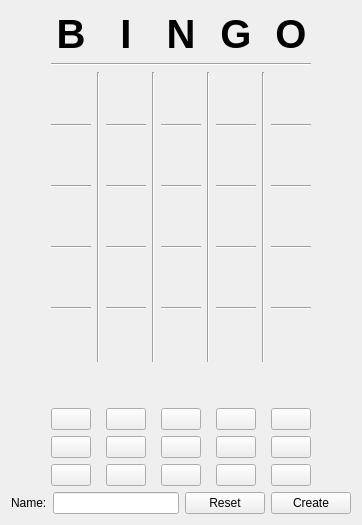
     <widget class="QWidget" name="tab_2">
      <attribute name="title">
       <string>Create Instance</string>
      </attribute>
      <layout class="QGridLayout" name="gridLayout_3">
       <item row="0" column="0">
        <layout class="QGridLayout" name="gridLayout_2">
         <item row="6" column="7">
          <widget class="QLabel" name="label_g3">
           <property name="font">
            <font>
             <pointsize>30</pointsize>
             <weight>50</weight>
             <bold>false</bold>
            </font>
           </property>
           <property name="text">
            <string/>
           </property>
           <property name="alignment">
            <set>Qt::AlignCenter</set>
           </property>
          </widget>
         </item>
         <item row="3" column="5">
          <widget class="Line" name="line_8">
           <property name="orientation">
            <enum>Qt::Horizontal</enum>
           </property>
          </widget>
         </item>
         <item row="4" column="10">
          <spacer name="horizontalSpacer_2">
           <property name="orientation">
            <enum>Qt::Horizontal</enum>
           </property>
           <property name="sizeHint" stdset="0">
            <size>
             <width>40</width>
             <height>20</height>
            </size>
           </property>
          </spacer>
         </item>
         <item row="2" column="1">
          <widget class="QLabel" name="label_b1">
           <property name="font">
            <font>
             <pointsize>30</pointsize>
             <weight>50</weight>
             <bold>false</bold>
            </font>
           </property>
           <property name="text">
            <string/>
           </property>
           <property name="alignment">
            <set>Qt::AlignCenter</set>
           </property>
          </widget>
         </item>
         <item row="4" column="3">
          <widget class="QLabel" name="label_i2">
           <property name="font">
            <font>
             <pointsize>30</pointsize>
             <weight>50</weight>
             <bold>false</bold>
            </font>
           </property>
           <property name="text">
            <string/>
           </property>
           <property name="alignment">
            <set>Qt::AlignCenter</set>
           </property>
          </widget>
         </item>
         <item row="8" column="9">
          <widget class="QLabel" name="label_o4">
           <property name="font">
            <font>
             <pointsize>30</pointsize>
             <weight>50</weight>
             <bold>false</bold>
            </font>
           </property>
           <property name="text">
            <string/>
           </property>
           <property name="alignment">
            <set>Qt::AlignCenter</set>
           </property>
          </widget>
         </item>
         <item row="10" column="7">
          <widget class="QLabel" name="label_g5">
           <property name="font">
            <font>
             <pointsize>30</pointsize>
             <weight>50</weight>
             <bold>false</bold>
            </font>
           </property>
           <property name="text">
            <string/>
           </property>
           <property name="alignment">
            <set>Qt::AlignCenter</set>
           </property>
          </widget>
         </item>
         <item row="12" column="7">
          <widget class="QPushButton" name="btn4">
           <property name="text">
            <string/>
           </property>
          </widget>
         </item>
         <item row="12" column="3">
          <widget class="QPushButton" name="btn2">
           <property name="text">
            <string/>
           </property>
          </widget>
         </item>
         <item row="4" column="5">
          <widget class="QLabel" name="label_n2">
           <property name="font">
            <font>
             <pointsize>30</pointsize>
             <weight>50</weight>
             <bold>false</bold>
            </font>
           </property>
           <property name="text">
            <string/>
           </property>
           <property name="alignment">
            <set>Qt::AlignCenter</set>
           </property>
          </widget>
         </item>
         <item row="11" column="1">
          <spacer name="verticalSpacer">
           <property name="orientation">
            <enum>Qt::Vertical</enum>
           </property>
           <property name="sizeHint" stdset="0">
            <size>
             <width>20</width>
             <height>40</height>
            </size>
           </property>
          </spacer>
         </item>
         <item row="5" column="5">
          <widget class="Line" name="line_13">
           <property name="orientation">
            <enum>Qt::Horizontal</enum>
           </property>
          </widget>
         </item>
         <item row="10" column="1">
          <widget class="QLabel" name="label_b5">
           <property name="font">
            <font>
             <pointsize>30</pointsize>
             <weight>50</weight>
             <bold>false</bold>
            </font>
           </property>
           <property name="text">
            <string/>
           </property>
           <property name="alignment">
            <set>Qt::AlignCenter</set>
           </property>
          </widget>
         </item>
         <item row="14" column="9">
          <widget class="QPushButton" name="btn15">
           <property name="text">
            <string/>
           </property>
          </widget>
         </item>
         <item row="13" column="3">
          <widget class="QPushButton" name="btn7">
           <property name="text">
            <string/>
           </property>
          </widget>
         </item>
         <item row="14" column="1">
          <widget class="QPushButton" name="btn11">
           <property name="text">
            <string/>
           </property>
          </widget>
         </item>
         <item row="0" column="7">
          <widget class="QLabel" name="label_4">
           <property name="font">
            <font>
             <pointsize>30</pointsize>
             <weight>75</weight>
             <bold>true</bold>
            </font>
           </property>
           <property name="text">
            <string>G</string>
           </property>
           <property name="alignment">
            <set>Qt::AlignCenter</set>
           </property>
          </widget>
         </item>
         <item row="10" column="9">
          <widget class="QLabel" name="label_o5">
           <property name="font">
            <font>
             <pointsize>30</pointsize>
             <weight>50</weight>
             <bold>false</bold>
            </font>
           </property>
           <property name="text">
            <string/>
           </property>
           <property name="alignment">
            <set>Qt::AlignCenter</set>
           </property>
          </widget>
         </item>
         <item row="13" column="5">
          <widget class="QPushButton" name="btn8">
           <property name="text">
            <string/>
           </property>
          </widget>
         </item>
         <item row="5" column="7">
          <widget class="Line" name="line_14">
           <property name="orientation">
            <enum>Qt::Horizontal</enum>
           </property>
          </widget>
         </item>
         <item row="14" column="7">
          <widget class="QPushButton" name="btn14">
           <property name="text">
            <string/>
           </property>
          </widget>
         </item>
         <item row="4" column="9">
          <widget class="QLabel" name="label_o2">
           <property name="font">
            <font>
             <pointsize>30</pointsize>
             <weight>50</weight>
             <bold>false</bold>
            </font>
           </property>
           <property name="text">
            <string/>
           </property>
           <property name="alignment">
            <set>Qt::AlignCenter</set>
           </property>
          </widget>
         </item>
         <item row="4" column="7">
          <widget class="QLabel" name="label_g2">
           <property name="font">
            <font>
             <pointsize>30</pointsize>
             <weight>50</weight>
             <bold>false</bold>
            </font>
           </property>
           <property name="text">
            <string/>
           </property>
           <property name="alignment">
            <set>Qt::AlignCenter</set>
           </property>
          </widget>
         </item>
         <item row="7" column="3">
          <widget class="Line" name="line_17">
           <property name="orientation">
            <enum>Qt::Horizontal</enum>
           </property>
          </widget>
         </item>
         <item row="0" column="9">
          <widget class="QLabel" name="label_5">
           <property name="font">
            <font>
             <pointsize>30</pointsize>
             <weight>75</weight>
             <bold>true</bold>
            </font>
           </property>
           <property name="text">
            <string>O</string>
           </property>
           <property name="alignment">
            <set>Qt::AlignCenter</set>
           </property>
          </widget>
         </item>
         <item row="4" column="1">
          <widget class="QLabel" name="label_b2">
           <property name="font">
            <font>
             <pointsize>30</pointsize>
             <weight>50</weight>
             <bold>false</bold>
            </font>
           </property>
           <property name="text">
            <string/>
           </property>
           <property name="alignment">
            <set>Qt::AlignCenter</set>
           </property>
          </widget>
         </item>
         <item row="6" column="5">
          <widget class="QLabel" name="label_n3">
           <property name="font">
            <font>
             <pointsize>30</pointsize>
             <weight>50</weight>
             <bold>false</bold>
            </font>
           </property>
           <property name="text">
            <string/>
           </property>
           <property name="alignment">
            <set>Qt::AlignCenter</set>
           </property>
          </widget>
         </item>
         <item row="12" column="5">
          <widget class="QPushButton" name="btn3">
           <property name="text">
            <string/>
           </property>
          </widget>
         </item>
         <item row="2" column="3">
          <widget class="QLabel" name="label_i1">
           <property name="font">
            <font>
             <pointsize>30</pointsize>
             <weight>50</weight>
             <bold>false</bold>
            </font>
           </property>
           <property name="text">
            <string/>
           </property>
           <property name="alignment">
            <set>Qt::AlignCenter</set>
           </property>
          </widget>
         </item>
         <item row="7" column="7">
          <widget class="Line" name="line_19">
           <property name="orientation">
            <enum>Qt::Horizontal</enum>
           </property>
          </widget>
         </item>
         <item row="2" column="4" rowspan="9">
          <widget class="Line" name="line_3">
           <property name="orientation">
            <enum>Qt::Vertical</enum>
           </property>
          </widget>
         </item>
         <item row="2" column="9">
          <widget class="QLabel" name="label_o1">
           <property name="font">
            <font>
             <pointsize>30</pointsize>
             <weight>50</weight>
             <bold>false</bold>
            </font>
           </property>
           <property name="text">
            <string/>
           </property>
           <property name="alignment">
            <set>Qt::AlignCenter</set>
           </property>
          </widget>
         </item>
         <item row="10" column="3">
          <widget class="QLabel" name="label_i5">
           <property name="font">
            <font>
             <pointsize>30</pointsize>
             <weight>50</weight>
             <bold>false</bold>
            </font>
           </property>
           <property name="text">
            <string/>
           </property>
           <property name="alignment">
            <set>Qt::AlignCenter</set>
           </property>
          </widget>
         </item>
         <item row="6" column="1">
          <widget class="QLabel" name="label_b3">
           <property name="font">
            <font>
             <pointsize>30</pointsize>
             <weight>50</weight>
             <bold>false</bold>
            </font>
           </property>
           <property name="text">
            <string/>
           </property>
           <property name="alignment">
            <set>Qt::AlignCenter</set>
           </property>
          </widget>
         </item>
         <item row="3" column="1">
          <widget class="Line" name="line_6">
           <property name="orientation">
            <enum>Qt::Horizontal</enum>
           </property>
          </widget>
         </item>
         <item row="3" column="9">
          <widget class="Line" name="line_10">
           <property name="orientation">
            <enum>Qt::Horizontal</enum>
           </property>
          </widget>
         </item>
         <item row="2" column="8" rowspan="9">
          <widget class="Line" name="line_5">
           <property name="orientation">
            <enum>Qt::Vertical</enum>
           </property>
          </widget>
         </item>
         <item row="14" column="5">
          <widget class="QPushButton" name="btn13">
           <property name="text">
            <string/>
           </property>
          </widget>
         </item>
         <item row="7" column="9">
          <widget class="Line" name="line_20">
           <property name="orientation">
            <enum>Qt::Horizontal</enum>
           </property>
          </widget>
         </item>
         <item row="6" column="3">
          <widget class="QLabel" name="label_i3">
           <property name="font">
            <font>
             <pointsize>30</pointsize>
             <weight>50</weight>
             <bold>false</bold>
            </font>
           </property>
           <property name="text">
            <string/>
           </property>
           <property name="alignment">
            <set>Qt::AlignCenter</set>
           </property>
          </widget>
         </item>
         <item row="2" column="5">
          <widget class="QLabel" name="label_n1">
           <property name="font">
            <font>
             <pointsize>30</pointsize>
             <weight>50</weight>
             <bold>false</bold>
            </font>
           </property>
           <property name="text">
            <string/>
           </property>
           <property name="alignment">
            <set>Qt::AlignCenter</set>
           </property>
          </widget>
         </item>
         <item row="9" column="3">
          <widget class="Line" name="line_22">
           <property name="orientation">
            <enum>Qt::Horizontal</enum>
           </property>
          </widget>
         </item>
         <item row="8" column="7">
          <widget class="QLabel" name="label_g4">
           <property name="font">
            <font>
             <pointsize>30</pointsize>
             <weight>50</weight>
             <bold>false</bold>
            </font>
           </property>
           <property name="text">
            <string/>
           </property>
           <property name="alignment">
            <set>Qt::AlignCenter</set>
           </property>
          </widget>
         </item>
         <item row="10" column="5">
          <widget class="QLabel" name="label_n5">
           <property name="font">
            <font>
             <pointsize>30</pointsize>
             <weight>50</weight>
             <bold>false</bold>
            </font>
           </property>
           <property name="text">
            <string/>
           </property>
           <property name="alignment">
            <set>Qt::AlignCenter</set>
           </property>
          </widget>
         </item>
         <item row="9" column="9">
          <widget class="Line" name="line_25">
           <property name="orientation">
            <enum>Qt::Horizontal</enum>
           </property>
          </widget>
         </item>
         <item row="9" column="7">
          <widget class="Line" name="line_24">
           <property name="orientation">
            <enum>Qt::Horizontal</enum>
           </property>
          </widget>
         </item>
         <item row="9" column="1">
          <widget class="Line" name="line_21">
           <property name="orientation">
            <enum>Qt::Horizontal</enum>
           </property>
          </widget>
         </item>
         <item row="6" column="9">
          <widget class="QLabel" name="label_o3">
           <property name="font">
            <font>
             <pointsize>30</pointsize>
             <weight>50</weight>
             <bold>false</bold>
            </font>
           </property>
           <property name="text">
            <string/>
           </property>
           <property name="alignment">
            <set>Qt::AlignCenter</set>
           </property>
          </widget>
         </item>
         <item row="14" column="3">
          <widget class="QPushButton" name="btn12">
           <property name="text">
            <string/>
           </property>
          </widget>
         </item>
         <item row="0" column="3">
          <widget class="QLabel" name="label_2">
           <property name="font">
            <font>
             <pointsize>30</pointsize>
             <weight>75</weight>
             <bold>true</bold>
            </font>
           </property>
           <property name="text">
            <string>I</string>
           </property>
           <property name="alignment">
            <set>Qt::AlignCenter</set>
           </property>
          </widget>
         </item>
         <item row="7" column="5">
          <widget class="Line" name="line_18">
           <property name="orientation">
            <enum>Qt::Horizontal</enum>
           </property>
          </widget>
         </item>
         <item row="0" column="5">
          <widget class="QLabel" name="label_3">
           <property name="font">
            <font>
             <pointsize>30</pointsize>
             <weight>75</weight>
             <bold>true</bold>
            </font>
           </property>
           <property name="text">
            <string>N</string>
           </property>
           <property name="alignment">
            <set>Qt::AlignCenter</set>
           </property>
          </widget>
         </item>
         <item row="7" column="1">
          <widget class="Line" name="line_16">
           <property name="orientation">
            <enum>Qt::Horizontal</enum>
           </property>
          </widget>
         </item>
         <item row="4" column="0">
          <spacer name="horizontalSpacer">
           <property name="orientation">
            <enum>Qt::Horizontal</enum>
           </property>
           <property name="sizeHint" stdset="0">
            <size>
             <width>40</width>
             <height>20</height>
            </size>
           </property>
          </spacer>
         </item>
         <item row="1" column="1" colspan="9">
          <widget class="Line" name="line">
           <property name="orientation">
            <enum>Qt::Horizontal</enum>
           </property>
          </widget>
         </item>
         <item row="0" column="1">
          <widget class="QLabel" name="label">
           <property name="font">
            <font>
             <pointsize>30</pointsize>
             <weight>75</weight>
             <bold>true</bold>
            </font>
           </property>
           <property name="text">
            <string>B</string>
           </property>
           <property name="alignment">
            <set>Qt::AlignCenter</set>
           </property>
          </widget>
         </item>
         <item row="2" column="6" rowspan="9">
          <widget class="Line" name="line_4">
           <property name="orientation">
            <enum>Qt::Vertical</enum>
           </property>
          </widget>
         </item>
         <item row="3" column="3">
          <widget class="Line" name="line_7">
           <property name="orientation">
            <enum>Qt::Horizontal</enum>
           </property>
          </widget>
         </item>
         <item row="8" column="5">
          <widget class="QLabel" name="label_n4">
           <property name="font">
            <font>
             <pointsize>30</pointsize>
             <weight>50</weight>
             <bold>false</bold>
            </font>
           </property>
           <property name="text">
            <string/>
           </property>
           <property name="alignment">
            <set>Qt::AlignCenter</set>
           </property>
          </widget>
         </item>
         <item row="2" column="7">
          <widget class="QLabel" name="label_g1">
           <property name="font">
            <font>
             <pointsize>30</pointsize>
             <weight>50</weight>
             <bold>false</bold>
            </font>
           </property>
           <property name="text">
            <string/>
           </property>
           <property name="alignment">
            <set>Qt::AlignCenter</set>
           </property>
          </widget>
         </item>
         <item row="9" column="5">
          <widget class="Line" name="line_23">
           <property name="orientation">
            <enum>Qt::Horizontal</enum>
           </property>
          </widget>
         </item>
         <item row="13" column="1">
          <widget class="QPushButton" name="btn6">
           <property name="text">
            <string/>
           </property>
          </widget>
         </item>
         <item row="8" column="3">
          <widget class="QLabel" name="label_i4">
           <property name="font">
            <font>
             <pointsize>30</pointsize>
             <weight>50</weight>
             <bold>false</bold>
            </font>
           </property>
           <property name="text">
            <string/>
           </property>
           <property name="alignment">
            <set>Qt::AlignCenter</set>
           </property>
          </widget>
         </item>
         <item row="12" column="9">
          <widget class="QPushButton" name="btn5">
           <property name="text">
            <string/>
           </property>
          </widget>
         </item>
         <item row="13" column="9">
          <widget class="QPushButton" name="btn10">
           <property name="text">
            <string/>
           </property>
          </widget>
         </item>
         <item row="8" column="1">
          <widget class="QLabel" name="label_b4">
           <property name="font">
            <font>
             <pointsize>30</pointsize>
             <weight>50</weight>
             <bold>false</bold>
            </font>
           </property>
           <property name="text">
            <string/>
           </property>
           <property name="alignment">
            <set>Qt::AlignCenter</set>
           </property>
          </widget>
         </item>
         <item row="5" column="1">
          <widget class="Line" name="line_11">
           <property name="orientation">
            <enum>Qt::Horizontal</enum>
           </property>
          </widget>
         </item>
         <item row="5" column="9">
          <widget class="Line" name="line_15">
           <property name="orientation">
            <enum>Qt::Horizontal</enum>
           </property>
          </widget>
         </item>
         <item row="12" column="1">
          <widget class="QPushButton" name="btn1">
           <property name="text">
            <string/>
           </property>
          </widget>
         </item>
         <item row="5" column="3">
          <widget class="Line" name="line_12">
           <property name="orientation">
            <enum>Qt::Horizontal</enum>
           </property>
          </widget>
         </item>
         <item row="3" column="7">
          <widget class="Line" name="line_9">
           <property name="orientation">
            <enum>Qt::Horizontal</enum>
           </property>
          </widget>
         </item>
         <item row="2" column="2" rowspan="9">
          <widget class="Line" name="line_2">
           <property name="orientation">
            <enum>Qt::Vertical</enum>
           </property>
          </widget>
         </item>
         <item row="13" column="7">
          <widget class="QPushButton" name="btn9">
           <property name="text">
            <string/>
           </property>
          </widget>
         </item>
        </layout>
       </item>
       <item row="1" column="0">
        <layout class="QGridLayout" name="gridLayout_5">
         <item row="0" column="3">
          <widget class="QPushButton" name="btn_create_instance">
           <property name="text">
            <string>Create</string>
           </property>
          </widget>
         </item>
         <item row="0" column="1">
          <widget class="QLineEdit" name="input_user"/>
         </item>
         <item row="0" column="0">
          <widget class="QLabel" name="label_6">
           <property name="text">
            <string>Name:</string>
           </property>
          </widget>
         </item>
         <item row="0" column="2">
          <widget class="QPushButton" name="btn_reset">
           <property name="text">
            <string>Reset</string>
           </property>
          </widget>
         </item>
        </layout>
       </item>
      </layout>
     </widget>
